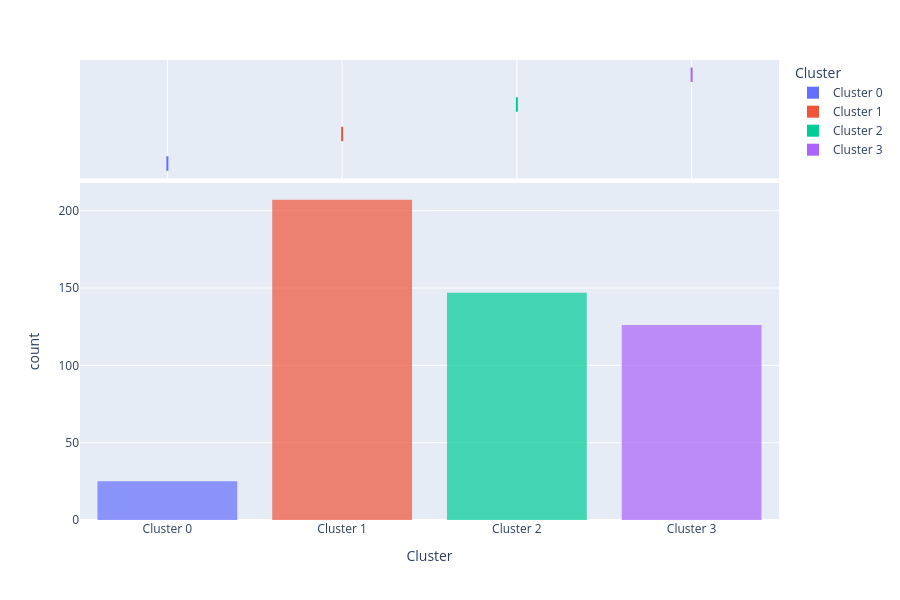

Source (notebook cell):
### Code cell
exp_clu.plot_model(kmeans, plot="distribution")

### Figure 1 — Plotly figure (JSON) as saved in the notebook; plotly's stock layout.template omitted (floating-point values rounded to 4 significant figures; data arrays with more than 128 entries replaced by an {"elided": "..."} marker saying what was removed)
{"data": [{"alignmentgroup": "True", "bingroup": "x", "hovertemplate": "Cluster=%{x}<br>count=%{y}<extra></extra>", "legendgroup": "Cluster 0", "marker": {"color": "#636efa", "opacity": 0.7, "pattern": {"shape": ""}}, "name": "Cluster 0", "offsetgroup": "Cluster 0", "orientation": "v", "showlegend": true, "type": "histogram", "x": ["Cluster 0", "Cluster 0", "Cluster 0", "Cluster 0", "Cluster 0", "Cluster 0", "Cluster 0", "Cluster 0", "Cluster 0", "Cluster 0", "Cluster 0", "Cluster 0", "Cluster 0", "Cluster 0", "Cluster 0", "Cluster 0", "Cluster 0", "Cluster 0", "Cluster 0", "Cluster 0", "Cluster 0", "Cluster 0", "Cluster 0", "Cluster 0", "Cluster 0"], "xaxis": "x", "yaxis": "y"}, {"alignmentgroup": "True", "customdata": [[85, 118169, 0.1232, 14860.0], [83, 119429, 0.04215, 15610.0], [90, 117668, 0.08272, 12550.0], [88, 114767, 0.03221, 17830.0], [88, 123651, 0.02903, 13500.0], [87, 117564, 0.1283, 14000.0], [82, 121642, 0.05465, 14180.0], [86, 124372, 0, 15370.0], [84, 110582, 0.07905, 14940.0], [83, 117943, 0.07721, 15390.0], [82, 126257, 0.0781, 15820.0], [93, 126601, 0.02517, 14120.0], [77, 128596, 0.04082, 14500.0], [84, 122696, 0.08219, 13810.0], [91, 118794, 0.01921, 14050.0], [88, 120678, 0.06327, 14260.0], [89, 119697, 0.09168, 16220.0], [85, 111389, 0.0368, 16010.0], [92, 122879, 0.06072, 13710.0], [84, 115237, 0.06878, 14400.0], [90, 124170, 0.03075, 14770.0], [83, 117347, 0.1557, 15090.0], [86, 115689, 0.05784, 14800.0], [86, 128378, 0.1261, 13590.0], [84, 114406, 0.1238, 16840.0]], "hovertemplate": "Cluster=%{x}<br>Age=%{customdata[0]}<br>Income=%{customdata[1]}<br>SpendingScore=%{customdata[2]}<br>Savings=%{customdata[3]}<extra></extra>", "legendgroup": "Cluster 0", "marker": {"color": "#636efa"}, "name": "Cluster 0", "notched": true, "offsetgroup": "Cluster 0", "showlegend": false, "type": "box", "x": ["Cluster 0", "Cluster 0", "Cluster 0", "Cluster 0", "Cluster 0", "Cluster 0", "Cluster 0", "Cluster 0", "Cluster 0", "Cluster 0", "Cluster 0", "Cluster 0", "Cluster 0", "Cluster 0", "Cluster 0", "Cluster 0", "Cluster 0", "Cluster 0", "Cluster 0", "Cluster 0", "Cluster 0", "Cluster 0", "Cluster 0", "Cluster 0", "Cluster 0"], "xaxis": "x2", "yaxis": "y2"}, {"alignmentgroup": "True", "bingroup": "x", "hovertemplate": "Cluster=%{x}<br>count=%{y}<extra></extra>", "legendgroup": "Cluster 1", "marker": {"color": "#EF553B", "opacity": 0.7, "pattern": {"shape": ""}}, "name": "Cluster 1", "offsetgroup": "Cluster 1", "orientation": "v", "showlegend": true, "type": "histogram", "x": {"elided": "207 str values"}, "xaxis": "x", "yaxis": "y"}, {"alignmentgroup": "True", "customdata": {"elided": "207x4 float values"}, "hovertemplate": "Cluster=%{x}<br>Age=%{customdata[0]}<br>Income=%{customdata[1]}<br>SpendingScore=%{customdata[2]}<br>Savings=%{customdata[3]}<extra></extra>", "legendgroup": "Cluster 1", "marker": {"color": "#EF553B"}, "name": "Cluster 1", "notched": true, "offsetgroup": "Cluster 1", "showlegend": false, "type": "box", "x": {"elided": "207 str values"}, "xaxis": "x2", "yaxis": "y2"}, {"alignmentgroup": "True", "bingroup": "x", "hovertemplate": "Cluster=%{x}<br>count=%{y}<extra></extra>", "legendgroup": "Cluster 2", "marker": {"color": "#00cc96", "opacity": 0.7, "pattern": {"shape": ""}}, "name": "Cluster 2", "offsetgroup": "Cluster 2", "orientation": "v", "showlegend": true, "type": "histogram", "x": {"elided": "147 str values"}, "xaxis": "x", "yaxis": "y"}, {"alignmentgroup": "True", "customdata": {"elided": "147x4 float values"}, "hovertemplate": "Cluster=%{x}<br>Age=%{customdata[0]}<br>Income=%{customdata[1]}<br>SpendingScore=%{customdata[2]}<br>Savings=%{customdata[3]}<extra></extra>", "legendgroup": "Cluster 2", "marker": {"color": "#00cc96"}, "name": "Cluster 2", "notched": true, "offsetgroup": "Cluster 2", "showlegend": false, "type": "box", "x": {"elided": "147 str values"}, "xaxis": "x2", "yaxis": "y2"}, {"alignmentgroup": "True", "bingroup": "x", "hovertemplate": "Cluster=%{x}<br>count=%{y}<extra></extra>", "legendgroup": "Cluster 3", "marker": {"color": "#ab63fa", "opacity": 0.7, "pattern": {"shape": ""}}, "name": "Cluster 3", "offsetgroup": "Cluster 3", "orientation": "v", "showlegend": true, "type": "histogram", "x": ["Cluster 3", "Cluster 3", "Cluster 3", "Cluster 3", "Cluster 3", "Cluster 3", "Cluster 3", "Cluster 3", "Cluster 3", "Cluster 3", "Cluster 3", "Cluster 3", "Cluster 3", "Cluster 3", "Cluster 3", "Cluster 3", "Cluster 3", "Cluster 3", "Cluster 3", "Cluster 3", "Cluster 3", "Cluster 3", "Cluster 3", "Cluster 3", "Cluster 3", "Cluster 3", "Cluster 3", "Cluster 3", "Cluster 3", "Cluster 3", "Cluster 3", "Cluster 3", "Cluster 3", "Cluster 3", "Cluster 3", "Cluster 3", "Cluster 3", "Cluster 3", "Cluster 3", "Cluster 3", "Cluster 3", "Cluster 3", "Cluster 3", "Cluster 3", "Cluster 3", "Cluster 3", "Cluster 3", "Cluster 3", "Cluster 3", "Cluster 3", "Cluster 3", "Cluster 3", "Cluster 3", "Cluster 3", "Cluster 3", "Cluster 3", "Cluster 3", "Cluster 3", "Cluster 3", "Cluster 3", "Cluster 3", "Cluster 3", "Cluster 3", "Cluster 3", "Cluster 3", "Cluster 3", "Cluster 3", "Cluster 3", "Cluster 3", "Cluster 3", "Cluster 3", "Cluster 3", "Cluster 3", "Cluster 3", "Cluster 3", "Cluster 3", "Cluster 3", "Cluster 3", "Cluster 3", "Cluster 3", "Cluster 3", "Cluster 3", "Cluster 3", "Cluster 3", "Cluster 3", "Cluster 3", "Cluster 3", "Cluster 3", "Cluster 3", "Cluster 3", "Cluster 3", "Cluster 3", "Cluster 3", "Cluster 3", "Cluster 3", "Cluster 3", "Cluster 3", "Cluster 3", "Cluster 3", "Cluster 3", "Cluster 3", "Cluster 3", "Cluster 3", "Cluster 3", "Cluster 3", "Cluster 3", "Cluster 3", "Cluster 3", "Cluster 3", "Cluster 3", "Cluster 3", "Cluster 3", "Cluster 3", "Cluster 3", "Cluster 3", "Cluster 3", "Cluster 3", "Cluster 3", "Cluster 3", "Cluster 3", "Cluster 3", "Cluster 3", "Cluster 3", "Cluster 3", "Cluster 3", "Cluster 3"], "xaxis": "x", "yaxis": "y"}, {"alignmentgroup": "True", "customdata": {"elided": "126x4 float values"}, "hovertemplate": "Cluster=%{x}<br>Age=%{customdata[0]}<br>Income=%{customdata[1]}<br>SpendingScore=%{customdata[2]}<br>Savings=%{customdata[3]}<extra></extra>", "legendgroup": "Cluster 3", "marker": {"color": "#ab63fa"}, "name": "Cluster 3", "notched": true, "offsetgroup": "Cluster 3", "showlegend": false, "type": "box", "x": ["Cluster 3", "Cluster 3", "Cluster 3", "Cluster 3", "Cluster 3", "Cluster 3", "Cluster 3", "Cluster 3", "Cluster 3", "Cluster 3", "Cluster 3", "Cluster 3", "Cluster 3", "Cluster 3", "Cluster 3", "Cluster 3", "Cluster 3", "Cluster 3", "Cluster 3", "Cluster 3", "Cluster 3", "Cluster 3", "Cluster 3", "Cluster 3", "Cluster 3", "Cluster 3", "Cluster 3", "Cluster 3", "Cluster 3", "Cluster 3", "Cluster 3", "Cluster 3", "Cluster 3", "Cluster 3", "Cluster 3", "Cluster 3", "Cluster 3", "Cluster 3", "Cluster 3", "Cluster 3", "Cluster 3", "Cluster 3", "Cluster 3", "Cluster 3", "Cluster 3", "Cluster 3", "Cluster 3", "Cluster 3", "Cluster 3", "Cluster 3", "Cluster 3", "Cluster 3", "Cluster 3", "Cluster 3", "Cluster 3", "Cluster 3", "Cluster 3", "Cluster 3", "Cluster 3", "Cluster 3", "Cluster 3", "Cluster 3", "Cluster 3", "Cluster 3", "Cluster 3", "Cluster 3", "Cluster 3", "Cluster 3", "Cluster 3", "Cluster 3", "Cluster 3", "Cluster 3", "Cluster 3", "Cluster 3", "Cluster 3", "Cluster 3", "Cluster 3", "Cluster 3", "Cluster 3", "Cluster 3", "Cluster 3", "Cluster 3", "Cluster 3", "Cluster 3", "Cluster 3", "Cluster 3", "Cluster 3", "Cluster 3", "Cluster 3", "Cluster 3", "Cluster 3", "Cluster 3", "Cluster 3", "Cluster 3", "Cluster 3", "Cluster 3", "Cluster 3", "Cluster 3", "Cluster 3", "Cluster 3", "Cluster 3", "Cluster 3", "Cluster 3", "Cluster 3", "Cluster 3", "Cluster 3", "Cluster 3", "Cluster 3", "Cluster 3", "Cluster 3", "Cluster 3", "Cluster 3", "Cluster 3", "Cluster 3", "Cluster 3", "Cluster 3", "Cluster 3", "Cluster 3", "Cluster 3", "Cluster 3", "Cluster 3", "Cluster 3", "Cluster 3", "Cluster 3", "Cluster 3", "Cluster 3"], "xaxis": "x2", "yaxis": "y2"}], "layout": {"barmode": "relative", "height": 600, "legend": {"title": {"text": "Cluster"}, "tracegroupgap": 0}, "margin": {"t": 60}, "xaxis": {"anchor": "y", "categoryarray": ["Cluster 0", "Cluster 1", "Cluster 2", "Cluster 3"], "categoryorder": "array", "domain": [0, 1], "title": {"text": "Cluster"}}, "xaxis2": {"anchor": "y2", "domain": [0, 1], "matches": "x", "showgrid": true, "showticklabels": false}, "yaxis": {"anchor": "x", "domain": [0, 0.7326], "title": {"text": "count"}}, "yaxis2": {"anchor": "x2", "domain": [0.7426, 1], "matches": "y2", "showgrid": false, "showline": false, "showticklabels": false, "ticks": ""}}}
